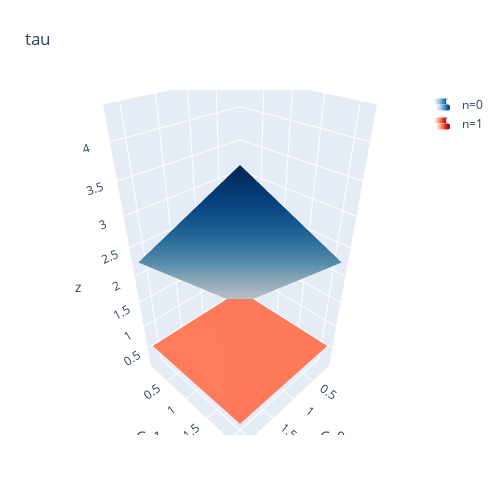

The notebook cell saved with this chart:
### Code cell
# Plot the surface.
Z = [None, None]
Z[0] = np.array([[results['tau'][g0][g1][0,0,0] for g1 in G1_grid] for g0 in G0_grid ])
Z[1] = np.array([[results['tau'][g0][g1][1,0,0] for g1 in G1_grid] for g0 in G0_grid ])

fig = go.Figure(data=[go.Surface(z=Z[0], y=G0_grid, x=G1_grid, name = 'n=0',colorscale = 'Blues')])
fig.add_trace(go.Surface(z=Z[1], y=G0_grid, x=G1_grid,name = 'n=1', colorscale = 'Reds')
            )
fig.update_layout(title='tau', autosize=False,
                  width=500, height=500,
                  margin=dict(l=65, r=50, b=65, t=90))
fig.update_layout(scene = dict(xaxis_title='G_0',
                    yaxis_title='G_1'
                              )
                 )
fig.update_traces(showlegend=True, showscale=False)
fig.show()
fig.write_html(f"{folder}/tau_{config}.html")

### Figure 1 — Plotly figure (JSON) as saved in the notebook; plotly's stock layout.template omitted (floating-point values rounded to 4 significant figures; data arrays with more than 128 entries replaced by an {"elided": "..."} marker saying what was removed)
{"data": [{"colorscale": [[0, "rgb(247,251,255)"], [0.125, "rgb(222,235,247)"], [0.25, "rgb(198,219,239)"], [0.375, "rgb(158,202,225)"], [0.5, "rgb(107,174,214)"], [0.625, "rgb(66,146,198)"], [0.75, "rgb(33,113,181)"], [0.875, "rgb(8,81,156)"], [1, "rgb(8,48,107)"]], "name": "n=0", "showlegend": true, "showscale": false, "type": "surface", "x": [0.1, 0.2464, 0.3929, 0.5393, 0.6857, 0.8321, 0.9786, 1.125, 1.271, 1.418, 1.564, 1.711, 1.857, 2.004, 2.15], "y": [0.1, 0.2464, 0.3929, 0.5393, 0.6857, 0.8321, 0.9786, 1.125, 1.271, 1.418, 1.564, 1.711, 1.857, 2.004, 2.15], "z": {"elided": "15x15 float values"}}, {"colorscale": [[0, "rgb(255,245,240)"], [0.125, "rgb(254,224,210)"], [0.25, "rgb(252,187,161)"], [0.375, "rgb(252,146,114)"], [0.5, "rgb(251,106,74)"], [0.625, "rgb(239,59,44)"], [0.75, "rgb(203,24,29)"], [0.875, "rgb(165,15,21)"], [1, "rgb(103,0,13)"]], "name": "n=1", "showlegend": true, "showscale": false, "type": "surface", "x": [0.1, 0.2464, 0.3929, 0.5393, 0.6857, 0.8321, 0.9786, 1.125, 1.271, 1.418, 1.564, 1.711, 1.857, 2.004, 2.15], "y": [0.1, 0.2464, 0.3929, 0.5393, 0.6857, 0.8321, 0.9786, 1.125, 1.271, 1.418, 1.564, 1.711, 1.857, 2.004, 2.15], "z": {"elided": "15x15 float values"}}], "layout": {"autosize": false, "height": 500, "margin": {"b": 65, "l": 65, "r": 50, "t": 90}, "scene": {"xaxis": {"title": {"text": "G_0"}}, "yaxis": {"title": {"text": "G_1"}}}, "title": {"text": "tau"}, "width": 500}}
